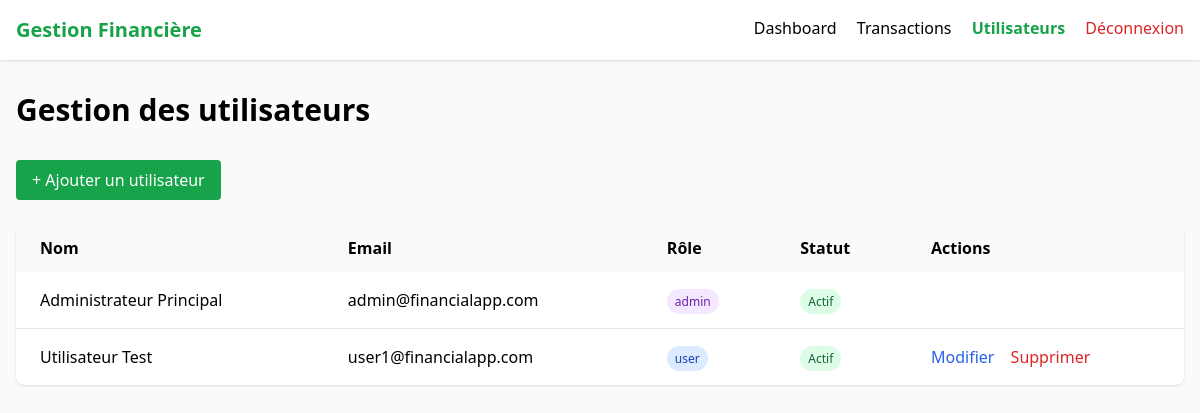
Before: /admin/users.php (signed in) with the older database file.
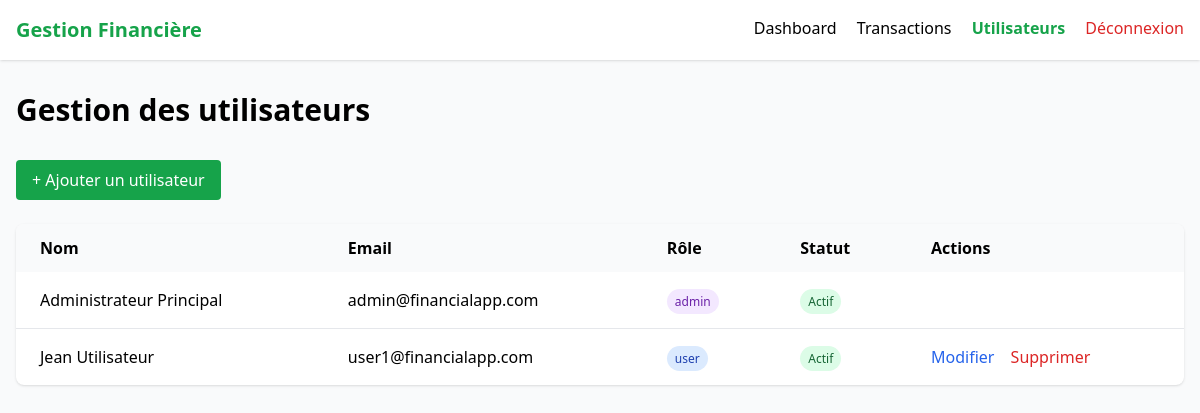
After: the same page with the newer database file.
### tables this page shows
CREATE TABLE IF NOT EXISTS users (
    id INT PRIMARY KEY AUTO_INCREMENT,
    username VARCHAR(100) NOT NULL UNIQUE,
    email VARCHAR(255) NOT NULL UNIQUE,
    password VARCHAR(255) NOT NULL,
    full_name VARCHAR(255) NOT NULL,
    role_id INT NOT NULL DEFAULT 2,
    is_active TINYINT(1) DEFAULT 1,
    last_login TIMESTAMP NULL,
    reset_token VARCHAR(255) NULL,
    reset_token_expires TIMESTAMP NULL,
    created_at TIMESTAMP DEFAULT CURRENT_TIMESTAMP,
    updated_at TIMESTAMP DEFAULT CURRENT_TIMESTAMP ON UPDATE CURRENT_TIMESTAMP,
    FOREIGN KEY (role_id) REFERENCES roles(id) ON DELETE RESTRICT,
    INDEX idx_email (email),
    INDEX idx_username (username),
    INDEX idx_reset_token (reset_token)
);

CREATE TABLE IF NOT EXISTS roles (
    id INT PRIMARY KEY AUTO_INCREMENT,
    name VARCHAR(50) NOT NULL UNIQUE,
    description TEXT,
    created_at TIMESTAMP DEFAULT CURRENT_TIMESTAMP
);

### includes/functions.php (called while the page is built, shortened)
<?php
function getAllUsers() {
    try {
        $db = getDB();
        $stmt = $db->query("
            SELECT u.*, r.name as role_name
            FROM users u
            LEFT JOIN roles r ON u.role_id = r.id
            ORDER BY u.created_at DESC
        ");
        return $stmt->fetchAll();
    } catch (Exception $e) {
        error_log("Erreur récupération utilisateurs: " . $e->getMessage());
        return [];
    }
}
?>

### admin/users.php (the view, shortened to what this page needs)
<?php
require_once '../includes/functions.php';
$users = getAllUsers();
?>
<!DOCTYPE html>
<html lang="fr">
<head>
    <script src="https://cdn.tailwindcss.com"></script>
</head>
<body class="bg-gray-50">
    <nav class="bg-white shadow">
        <div class="max-w-7xl mx-auto px-4 py-4">
            <div class="flex justify-between">
                <span class="text-xl font-bold text-green-600"><?php echo SITE_NAME; ?></span>
                <div class="space-x-4">
                    <a href="dashboard.php">Dashboard</a>
                    <a href="transactions.php">Transactions</a>
                    <a href="users.php" class="text-green-600 font-semibold">Utilisateurs</a>
                    <a href="../auth/logout.php" class="text-red-600">Déconnexion</a>
                </div>
            </div>
        </div>
    </nav>
    <div class="max-w-7xl mx-auto px-4 py-8">
        <h1 class="text-3xl font-bold mb-8">Gestion des utilisateurs</h1>
        <button onclick="document.getElementById('createModal').classList.remove('hidden')" class="mb-6 px-4 py-2 bg-green-600 text-white rounded">
            + Ajouter un utilisateur
        </button>
        <div class="bg-white rounded-lg shadow overflow-hidden">
            <table class="min-w-full">
                <thead class="bg-gray-50">
                    <tr>
                        <th class="px-6 py-3 text-left">Nom</th>
                        <th class="px-6 py-3 text-left">Email</th>
                        <th class="px-6 py-3 text-left">Rôle</th>
                        <th class="px-6 py-3 text-left">Statut</th>
                        <th class="px-6 py-3 text-left">Actions</th>
                    </tr>
                </thead>
                <tbody class="divide-y">
                    <?php foreach ($users as $user): ?>
                    <tr>
                        <td class="px-6 py-4"><?php echo htmlspecialchars($user['full_name']); ?></td>
                        <td class="px-6 py-4"><?php echo htmlspecialchars($user['email']); ?></td>
                        <td class="px-6 py-4">
                            <span class="px-2 py-1 rounded-full text-xs <?php echo $user['role_id'] == 1 ? 'bg-purple-100 text-purple-800' : 'bg-blue-100 text-blue-800'; ?>">
                                <?php echo htmlspecialchars($user['role_name']); ?>
                            </span>
                        </td>
                        <td class="px-6 py-4">
                            <span class="px-2 py-1 rounded-full text-xs <?php echo $user['is_active'] ? 'bg-green-100 text-green-800' : 'bg-red-100 text-red-800'; ?>">
                                <?php echo $user['is_active'] ? 'Actif' : 'Inactif'; ?>
                            </span>
                        </td>
                        <td class="px-6 py-4">
                            <?php if ($user['role_id'] != 1): ?>
                            <button onclick="editUser(<?php echo htmlspecialchars(json_encode($user)); ?>)" class="text-blue-600 mr-3">Modifier</button>
                            <form method="POST" class="inline" onsubmit="return confirm('Supprimer cet utilisateur ?')">
                                <button type="submit" class="text-red-600">Supprimer</button>
                            </form>
                            <?php endif; ?>
                        </td>
                    </tr>
                    <?php endforeach; ?>
                </tbody>
            </table>
        </div>
    </div>
</body>
</html>

Changed rows visible on the page:
changed users "user1@financialapp.com": full_name "Utilisateur Test" → "Jean Utilisateur"
